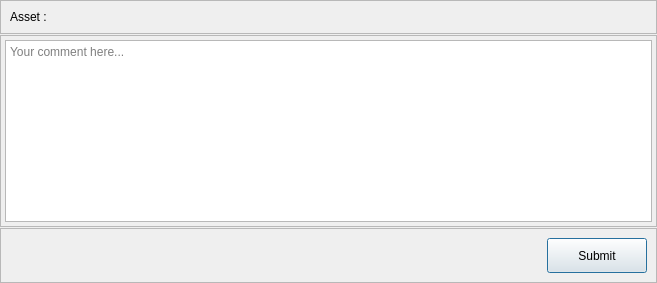
<?xml version="1.0" encoding="UTF-8"?>
<ui version="4.0">
 <class>Dialog</class>
 <widget class="QDialog" name="Dialog">
  <property name="geometry">
   <rect>
    <x>0</x>
    <y>0</y>
    <width>657</width>
    <height>283</height>
   </rect>
  </property>
  <property name="windowTitle">
   <string>Dialog</string>
  </property>
  <layout class="QVBoxLayout" name="verticalLayout">
   <property name="spacing">
    <number>1</number>
   </property>
   <property name="leftMargin">
    <number>0</number>
   </property>
   <property name="topMargin">
    <number>0</number>
   </property>
   <property name="rightMargin">
    <number>0</number>
   </property>
   <property name="bottomMargin">
    <number>0</number>
   </property>
   <item>
    <widget class="QFrame" name="comment_dialog_frame">
     <property name="frameShape">
      <enum>QFrame::StyledPanel</enum>
     </property>
     <property name="frameShadow">
      <enum>QFrame::Raised</enum>
     </property>
     <layout class="QVBoxLayout" name="verticalLayout_2">
      <item>
       <layout class="QHBoxLayout" name="horizontalLayout_2">
        <item>
         <widget class="QLabel" name="label">
          <property name="sizePolicy">
           <sizepolicy hsizetype="Fixed" vsizetype="Preferred">
            <horstretch>0</horstretch>
            <verstretch>0</verstretch>
           </sizepolicy>
          </property>
          <property name="text">
           <string>Asset :  </string>
          </property>
         </widget>
        </item>
        <item>
         <widget class="QLabel" name="comment_asset_label">
          <property name="text">
           <string/>
          </property>
         </widget>
        </item>
       </layout>
      </item>
     </layout>
    </widget>
   </item>
   <item>
    <widget class="QFrame" name="frame">
     <property name="frameShape">
      <enum>QFrame::StyledPanel</enum>
     </property>
     <property name="frameShadow">
      <enum>QFrame::Raised</enum>
     </property>
     <layout class="QVBoxLayout" name="verticalLayout_3">
      <property name="leftMargin">
       <number>4</number>
      </property>
      <property name="topMargin">
       <number>4</number>
      </property>
      <property name="rightMargin">
       <number>4</number>
      </property>
      <property name="bottomMargin">
       <number>4</number>
      </property>
      <item>
       <widget class="QPlainTextEdit" name="comment_dialog_plainTextEdit">
        <property name="placeholderText">
         <string>Your comment here...</string>
        </property>
       </widget>
      </item>
     </layout>
    </widget>
   </item>
   <item>
    <widget class="QFrame" name="frame_2">
     <property name="frameShape">
      <enum>QFrame::StyledPanel</enum>
     </property>
     <property name="frameShadow">
      <enum>QFrame::Raised</enum>
     </property>
     <layout class="QVBoxLayout" name="verticalLayout_4">
      <item>
       <layout class="QHBoxLayout" name="horizontalLayout">
        <item>
         <spacer name="horizontalSpacer">
          <property name="orientation">
           <enum>Qt::Horizontal</enum>
          </property>
          <property name="sizeHint" stdset="0">
           <size>
            <width>40</width>
            <height>20</height>
           </size>
          </property>
         </spacer>
        </item>
        <item>
         <widget class="QPushButton" name="comment_dialog_pushButton">
          <property name="minimumSize">
           <size>
            <width>100</width>
            <height>35</height>
           </size>
          </property>
          <property name="maximumSize">
           <size>
            <width>100</width>
            <height>35</height>
           </size>
          </property>
          <property name="text">
           <string>Submit</string>
          </property>
         </widget>
        </item>
       </layout>
      </item>
     </layout>
    </widget>
   </item>
  </layout>
 </widget>
 <resources/>
 <connections/>
</ui>
